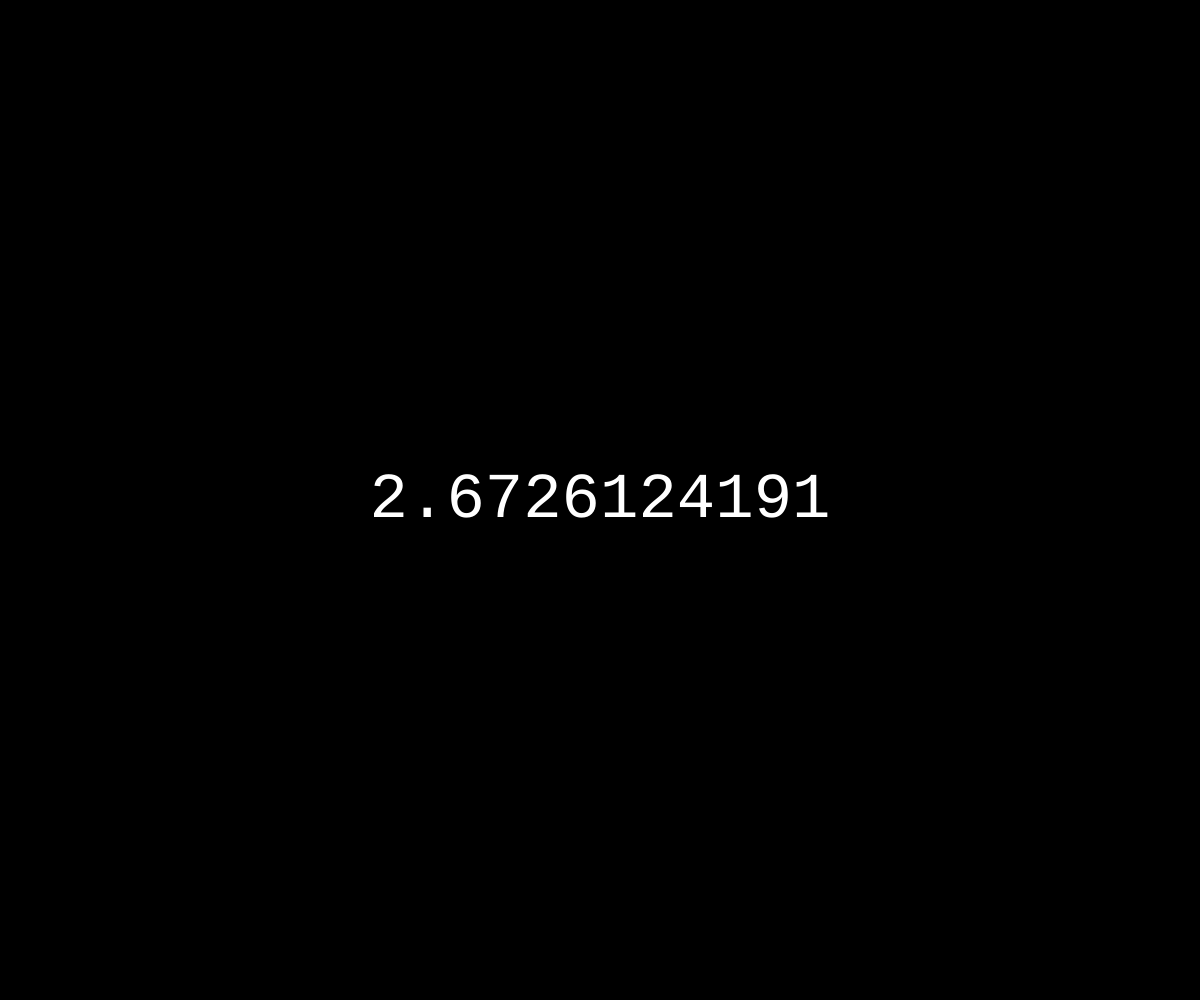
Frame 1 (no input)
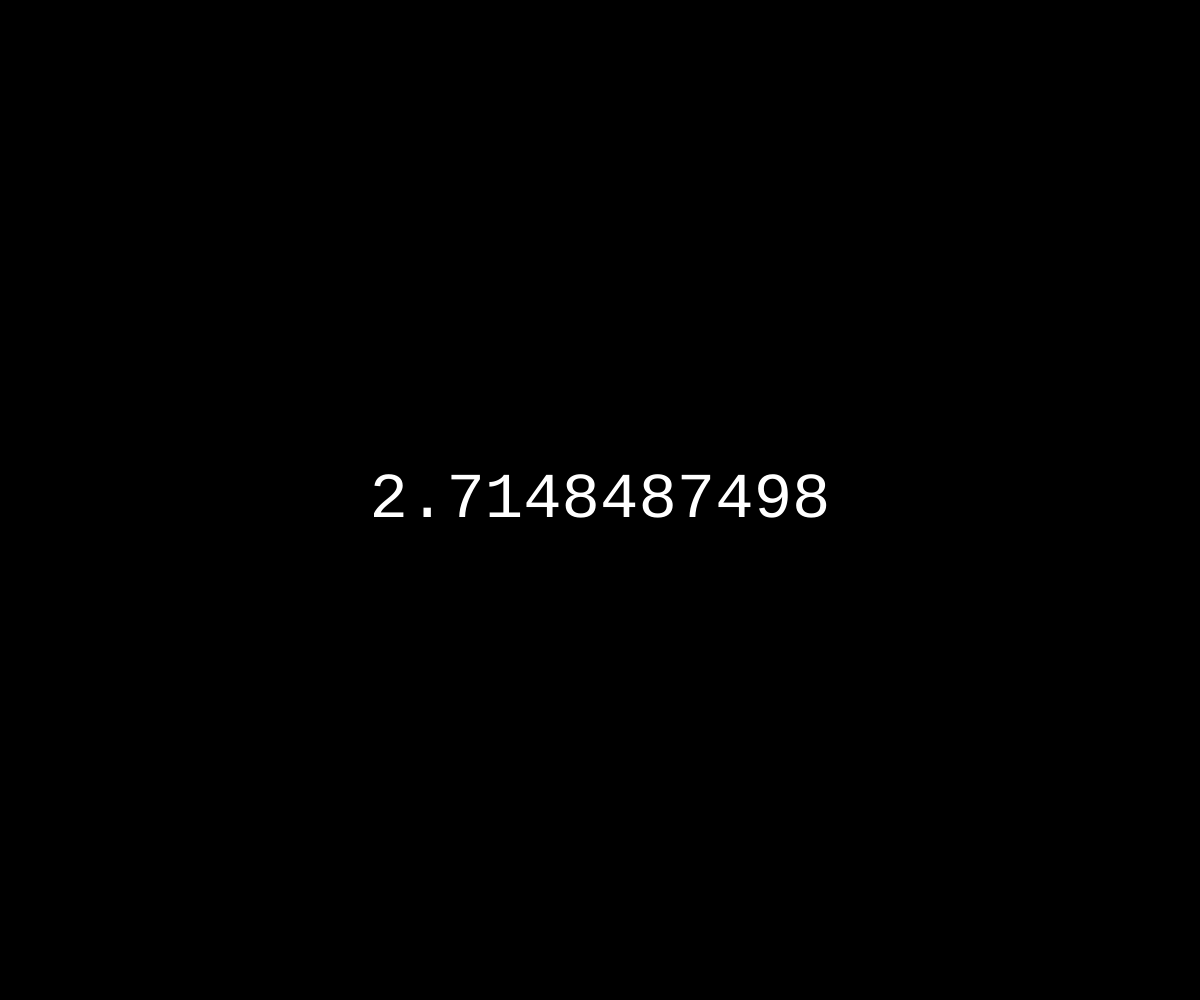
Frame 60 (no input)
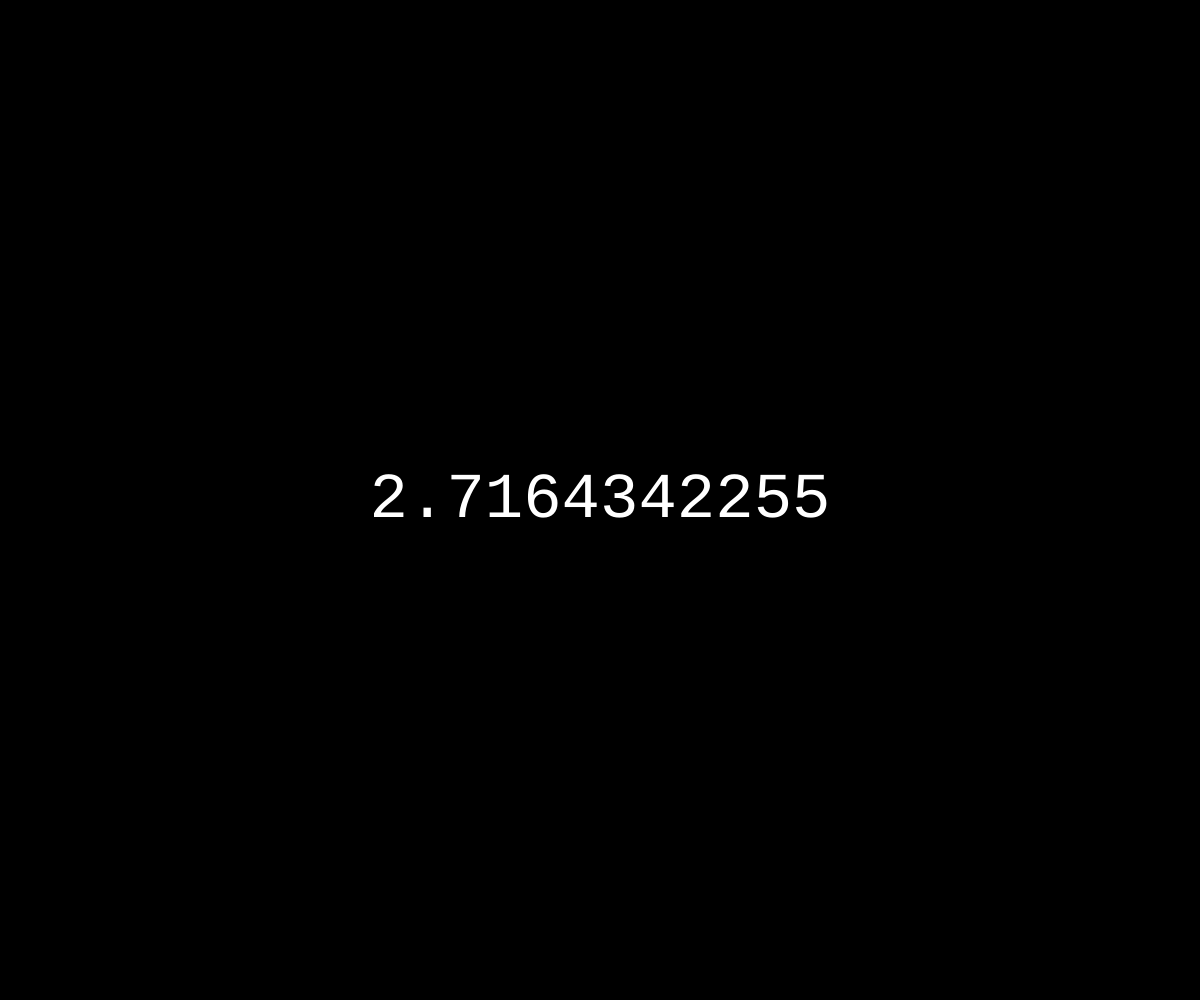
Frame 120 (the mouse pressed at the canvas centre since frame 60)

The p5.js sketch that drew these frames (run headless with seeded random() and noise() and a simulated clock; from frame 60 on, the mouse is pressed at the canvas centre):

// p5.js sketch
// ── sketch.js
const MAX = Number.MAX_SAFE_INTEGER

let coprimeCount = 0;
let total = 0;

function setup() {
  createCanvas(windowWidth, windowHeight);
}

function draw() {
  for (let n = 0; n < 500; n++) {
    const a = floor(random(0, MAX))
    const b = floor(random(0, MAX))
    if (gcd(a, b) === 1) coprimeCount++;
    total++;
  }

  const pie = sqrt((6 * total) / coprimeCount);

  background(0);
  textAlign(CENTER, CENTER);
  textSize(64);
  fill(255);
  textFont("Courier");
  text(nf(pie, 1, 10), width / 2, height / 2);
}

function gcd(a, b) {
  if (a < b) return gcd(b, a);

  if (b === 0) return a;

  return gcd(b, a % b);
}
